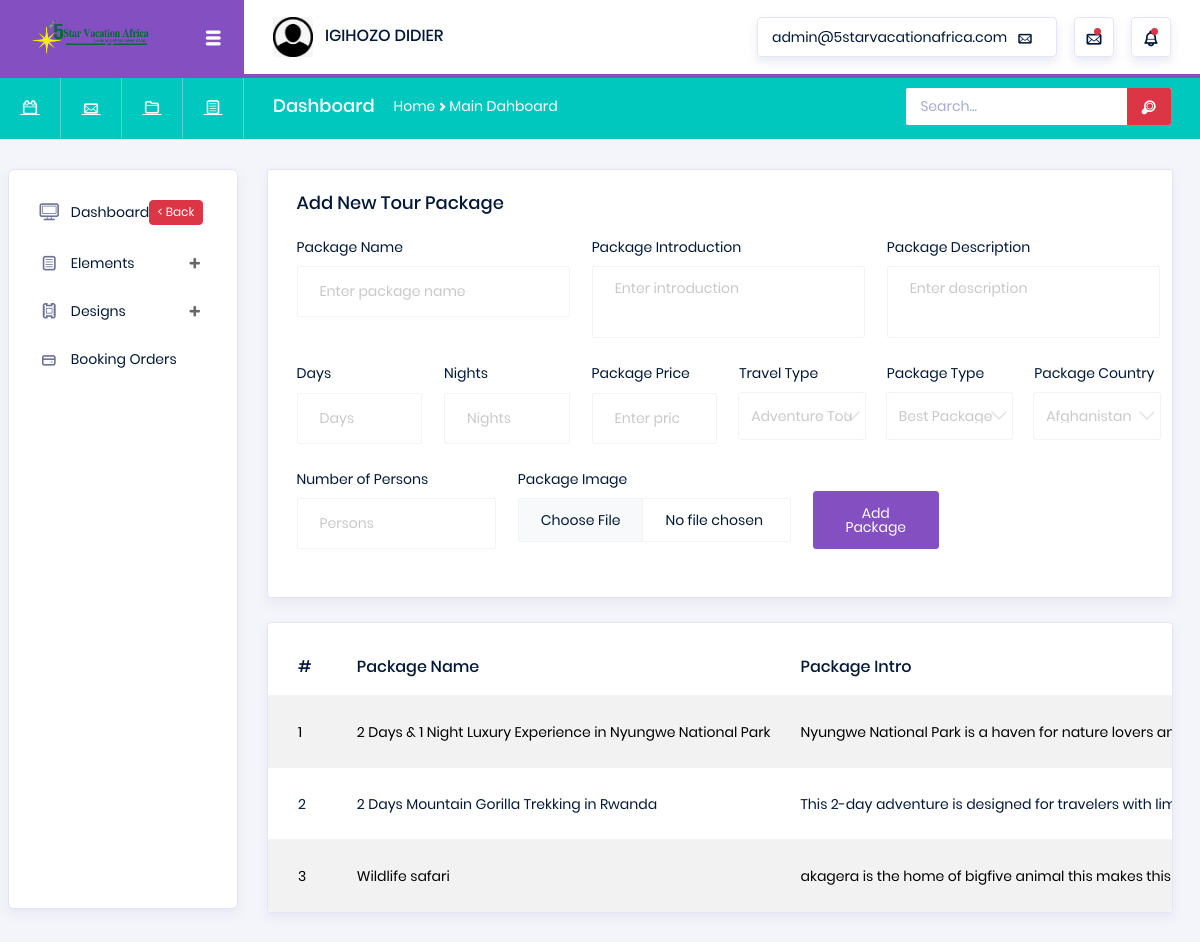
The page /admin/packages.php (signed in) on the database its author committed.
### tables this page shows
CREATE TABLE `Packages` (
  `package_id` int(11) NOT NULL AUTO_INCREMENT,
  `name` varchar(255) NOT NULL,
  `intro` text NOT NULL,
  `description` text NOT NULL,
  `days` int(11) NOT NULL,
  `nights` int(11) NOT NULL,
  `price` decimal(10,2) NOT NULL,
  `travel_type` int(11) NOT NULL,
  `package_type` int(11) NOT NULL,
  `country_id` int(11) NOT NULL,
  `num_persons` int(11) NOT NULL,
  `image` varchar(255) DEFAULT NULL,
  `status` int(11) DEFAULT 1,
  `created_at` datetime DEFAULT current_timestamp(),
  PRIMARY KEY (`package_id`)
);

### admin/packages.php (the view, shortened to what this page needs)
<?php
require("lib/header.php");
@require("../lib/drive.php");
$con = $pdo;
?>
<div class="main-panel">
    <div class="content-wrapper">
        <div class="row">
            <div class="col-md-12">
                <div class="card">
                    <div class="card-body">
                        <h4 class="card-title">Add New Tour Package</h4>
                        <form method="post" enctype="multipart/form-data" style="width:102%">
                            <div class="form-row row">
                                <div class="form-group col-md-4">
                                    <label for="packageName">Package Name</label>
                                    <input type="text" class="form-control" id="packageName" name="packageName" placeholder="Enter package name" required>
                                </div>
                                <div class="form-group col-md-4">
                                    <label for="packageIntro">Package Introduction</label>
                                    <textarea class="form-control" id="packageIntro" name="packageIntro" rows="3" placeholder="Enter introduction" required></textarea>
                                </div>
                                <div class="form-group col-md-4">
                                    <label for="packageDesc">Package Description</label>
                                    <textarea class="form-control" id="packageDesc" name="packageDesc" rows="3" placeholder="Enter description" required></textarea>
                                </div>
                                <div class="form-group col-md-2">
                                    <label for="days">Days</label>
                                    <input type="number" class="form-control" id="days" name="days" placeholder="Days" required>
                                </div>
                                <div class="form-group col-md-2">
                                    <label for="nights">Nights</label>
                                    <input type="number" class="form-control" id="nights" name="nights" placeholder="Nights" required>
                                </div>
                                <div class="form-group col-md-2">
                                    <label for="price">Package Price</label>
                                    <input type="number" class="form-control" id="price" name="price" placeholder="Enter price" required>
                                </div>
                                <div class="form-group col-md-2">
                                    <label for="travelType">Travel Type</label>
                                    <select class="form-control" id="travelType" name="travelType" required>
                                        <?php
                                        $categories = $con->query("SELECT * FROM tour_categories ORDER BY name ASC");
                                        while ($row = $categories->fetch(PDO::FETCH_ASSOC)) {
                                            echo "<option value='{$row['id']}'>{$row['name']}</option>";
                                        }
                                        ?>
                                    </select>
                                </div>
                                <div class="form-group col-md-2">
                                    <label for="packageType">Package Type</label>
                                    <select class="form-control" id="packageType" name="packageType" required>
                                        <?php
                                        $Packages = $con->query("SELECT * FROM tour_packages ORDER BY name ASC");
                                        while ($row = $Packages->fetch(PDO::FETCH_ASSOC)) {
                                            echo "<option value='{$row['id']}'>{$row['name']}</option>";
                                        }
                                        ?>
                                    </select>
                                </div>
                                <div class="form-group col-md-2">
                                    <label for="countryId">Package Country</label>
                                    <select class="form-control" id="countryId" name="countryId" required>
                                        <?php
                                        $countries = $con->query("SELECT * FROM countries WHERE active = 1 ORDER BY country_name ASC");
                                        while ($row = $countries->fetch(PDO::FETCH_ASSOC)) {
                                            echo "<option value='{$row['country_id']}'>{$row['country_name']}</option>";
                                        }
                                        ?>
                                    </select>
                                </div>
                                <div class="form-group col-md-3">
                                    <label for="numPersons">Number of Persons</label>
                                    <input type="number" class="form-control" id="numPersons" name="numPersons" placeholder="Persons" required>
                                </div>
                                <div class="form-group col-md-4">
                                    <label for="packageImage">Package Image</label>
                                    <input type="file" class="form-control" id="packageImage" name="packageImage" accept="image/*" required>
                                </div>
                                <div class="form-group col-md-2 d-flex align-items-end">
                                    <button type="submit" class="btn btn-primary">Add Package</button>
                                </div>
                            </div>
                        </form>
                    </div>
                </div>
                <div class="card mt-4">
                    <div class="table-responsive pt-3">
                        <table class="table table-striped project-orders-table">
                            <thead>
                                <tr>
                                    <th>#</th>
                                    <th>Package Name</th>
                                    <th>Package Intro</th>
                                </tr>
                            </thead>
                            <tbody>
                                <?php
                                $stmt = $con->query("SELECT * FROM Packages ORDER BY package_id DESC");
                                $index = 1;
                                while ($row = $stmt->fetch(PDO::FETCH_ASSOC)) {
                                    $categoryQuery = $con->prepare("SELECT name FROM tour_categories WHERE id = :category_id");
                                    $categoryQuery->execute(['category_id' => $row['travel_type']]);
                                    $category = $categoryQuery->fetch(PDO::FETCH_ASSOC);
                                    $id = $row['package_id'];
                                    echo "<tr>
                                            <td>{$index}</td>
                                            <td>{$row['name']}</td>
                                            <td>{$row['intro']}</td>
                                            <td>{$row['price']}</td>
                                            <td>{$category['name']}</td>
                                            <td><a href='delete-package.php?id=$id' style='text-decoration:none;color:#F00;font-size:30px;float:right'><i class='typcn typcn-delete'></i></a></td>
                                        </tr>";
                                    $index++;
                                }
                                ?>
                            </tbody>
                        </table>
                    </div>
                </div>
            </div>
        </div>
    </div>
</div>

### rows shown on the page
packages: name "2 Days & 1 Night Luxury Experience in Nyungwe National Park", intro "Nyungwe National Park is a haven for nature lovers…"
packages: name "2 Days Mountain Gorilla Trekking in Rwanda", intro "This 2-day adventure is designed for travelers with…"
packages: name "Wildlife safari", intro "akagera is the home of bigfive animal this makes this…"

### other values the page prints
form field travelType "Adventure Tours"
form field packageType "Best Package"
form field countryId "Afghanistan"
